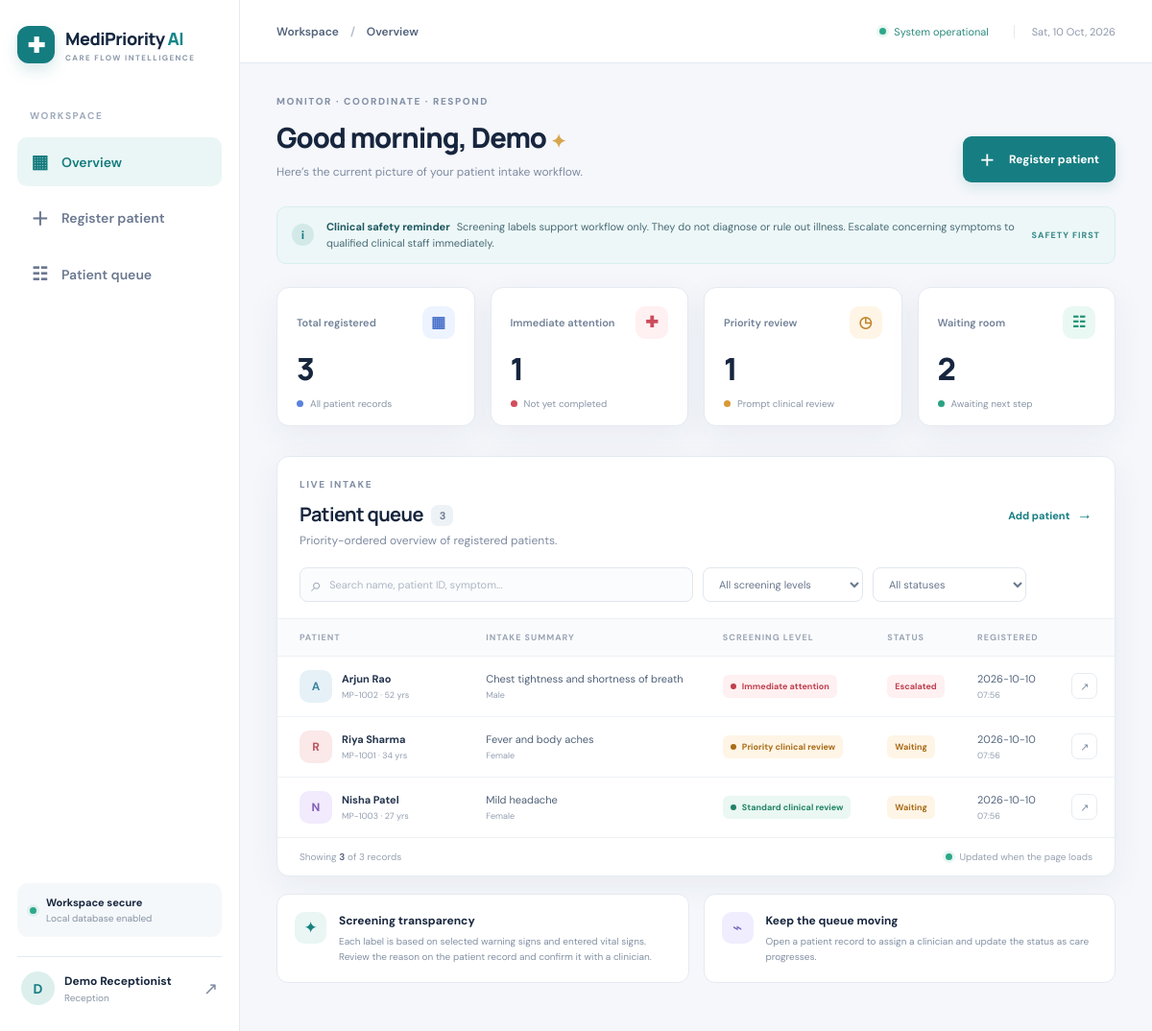
The app's page /dashboard (signed in) with its own data.
### tables this page shows
CREATE TABLE patients (
            id INTEGER PRIMARY KEY AUTOINCREMENT,
            patient_code TEXT NOT NULL UNIQUE,
            full_name TEXT NOT NULL,
            age INTEGER NOT NULL,
            sex TEXT NOT NULL,
            phone TEXT NOT NULL,
            symptoms TEXT NOT NULL,
            duration TEXT,
            temperature REAL,
            pulse INTEGER,
            oxygen INTEGER,
            medical_history TEXT,
            flags TEXT NOT NULL DEFAULT '[]',
            urgency TEXT NOT NULL,
            urgency_note TEXT NOT NULL,
            status TEXT NOT NULL DEFAULT 'Waiting',
            assigned_to TEXT DEFAULT '',
            created_by INTEGER,
            created_at TEXT NOT NULL,
            updated_at TEXT NOT NULL,
            FOREIGN KEY(created_by) REFERENCES users(id)
        );

### app.py (the view)
@app.route("/dashboard")
@login_required
def dashboard():
    with db() as con:
        rows = con.execute("SELECT * FROM patients ORDER BY CASE urgency WHEN 'Immediate attention' THEN 1 WHEN 'Priority clinical review' THEN 2 ELSE 3 END, created_at DESC").fetchall()
        counts = {
            "total": con.execute("SELECT COUNT(*) FROM patients").fetchone()[0],
            "immediate": con.execute("SELECT COUNT(*) FROM patients WHERE urgency='Immediate attention' AND status!='Completed'").fetchone()[0],
            "priority": con.execute("SELECT COUNT(*) FROM patients WHERE urgency='Priority clinical review' AND status!='Completed'").fetchone()[0],
            "waiting": con.execute("SELECT COUNT(*) FROM patients WHERE status='Waiting'").fetchone()[0],
            "completed": con.execute("SELECT COUNT(*) FROM patients WHERE status='Completed'").fetchone()[0]
        }
    return render_template("dashboard.html", patients=rows, counts=counts, user_name=session.get("full_name","Staff"), current_page="dashboard")

### app.py (called while the page is built)
def db():
    conn = sqlite3.connect(DB_PATH)
    conn.row_factory = sqlite3.Row
    conn.execute("PRAGMA foreign_keys = ON")
    return conn

def login_required(fn):
    @wraps(fn)
    def wrapper(*args, **kwargs):
        if "user_id" not in session:
            return redirect(url_for("login"))
        return fn(*args, **kwargs)
    return wrapper

### templates/dashboard.html (shortened to what this page needs)
{% extends "base.html" %}{% block title %}Overview · MediPriority AI{% endblock %}{% block crumb %}Overview{% endblock %}
{% block content %}
<div class="page-heading"><div><span class="eyebrow muted">MONITOR · COORDINATE · RESPOND</span><h1>Good {{ "morning" }}, {{ user_name.split()[0] }} <span class="wave">✦</span></h1><p class="subtle">Here’s the current picture of your patient intake workflow.</p></div><a class="btn btn-primary" href="{{ url_for('new_patient') }}"><span>＋</span> Register patient</a></div>
<div class="notice-strip"><div class="notice-symbol">i</div><p><b>Clinical safety reminder</b> Screening labels support workflow only. They do not diagnose or rule out illness. Escalate concerning symptoms to qualified clinical staff immediately.</p><span class="notice-status">SAFETY FIRST</span></div>
<div class="metric-grid">
 <div class="metric-card"><div class="metric-top"><span>Total registered</span><span class="metric-icon blue">▦</span></div><div class="metric-number">{{ counts.total }}</div><div class="metric-foot"><span class="metric-dot blue-dot"></span> All patient records</div></div>
 <div class="metric-card"><div class="metric-top"><span>Immediate attention</span><span class="metric-icon red">✚</span></div><div class="metric-number">{{ counts.immediate }}</div><div class="metric-foot"><span class="metric-dot red-dot"></span> Not yet completed</div></div>
 <div class="metric-card"><div class="metric-top"><span>Priority review</span><span class="metric-icon amber">◷</span></div><div class="metric-number">{{ counts.priority }}</div><div class="metric-foot"><span class="metric-dot amber-dot"></span> Prompt clinical review</div></div>
 <div class="metric-card"><div class="metric-top"><span>Waiting room</span><span class="metric-icon green">☷</span></div><div class="metric-number">{{ counts.waiting }}</div><div class="metric-foot"><span class="metric-dot green-dot"></span> Awaiting next step</div></div>
</div>
<section class="queue-section" id="queue"><div class="section-heading"><div><span class="eyebrow muted">LIVE INTAKE</span><h2>Patient queue <span class="count-pill">{{ patients|length }}</span></h2><p class="subtle">Priority-ordered overview of registered patients.</p></div><a class="text-link" href="{{ url_for('new_patient') }}">Add patient <span>→</span></a></div>
<div class="queue-toolbar"><div class="search-box"><span>⌕</span><input id="patientSearch" placeholder="Search name, patient ID, symptom..." autocomplete="off"></div><select id="urgencyFilter" class="filter-select"><option value="">All screening levels</option></select><select id="statusFilter" class="filter-select"><option value="">All statuses</option></select></div>
<div class="table-wrap"><table class="patient-table"><thead><tr><th>PATIENT</th><th>INTAKE SUMMARY</th><th>SCREENING LEVEL</th><th>STATUS</th><th>REGISTERED</th><th></th></tr></thead><tbody id="patientRows">
{% for p in patients %}<tr data-name="{{ p.full_name|lower }}" data-code="{{ p.patient_code|lower }}" data-symptoms="{{ p.symptoms|lower }}" data-urgency="{{ p.urgency }}" data-status="{{ p.status }}"><td><a class="patient-cell" href="{{ url_for('patient_detail', patient_id=p.id) }}"><span class="patient-avatar av-{{ loop.index0 % 5 }}">{{ p.full_name[0]|upper }}</span><span><b>{{ p.full_name }}</b><small>{{ p.patient_code }} · {{ p.age }} yrs</small></span></a></td><td><span class="symptom-text">{{ p.symptoms }}</span><small class="sub-row">{{ p.sex }}</small></td><td><span class="priority-badge {{ 'critical' if p.urgency=='Immediate attention' else ('priority' if p.urgency=='Priority clinical review' else 'standard') }}"><i></i>{{ p.urgency }}</span></td><td><span class="status-badge {{ p.status|lower|replace(' ','-') }}">{{ p.status }}</span></td><td><span class="date-cell">{{ p.created_at[:10] }}</span><small class="sub-row">{{ p.created_at[11:16] }}</small></td><td><a class="row-arrow" href="{{ url_for('patient_detail', patient_id=p.id) }}">↗</a></td></tr>{% endfor %}
</tbody></table><div class="empty-state" id="emptyState" {% if patients %}hidden{% endif %}><div>⌕</div><b>No matching patients</b><p>Try a different search or register a new patient.</p></div></div>
<div class="table-footer"><span>Showing <b id="visibleCount">{{ patients|length }}</b> of {{ patients|length }} records</span><span><span class="live-dot"></span> Updated when the page loads</span></div>
</section>
<div class="bottom-grid"><div class="info-card"><div class="info-icon">✦</div><div><h3>Screening transparency</h3><p>Each label is based on selected warning signs and entered vital signs. Review the reason on the patient record and confirm it with a clinician.</p></div></div><div class="info-card"><div class="info-icon lavender">⌁</div><div><h3>Keep the queue moving</h3><p>Open a patient record to assign a clinician and update the status as care progresses.</p></div></div></div>
{% endblock %}

### templates/base.html (shortened to what this page needs)
<!doctype html>
<html lang="en">
<head>
<link rel="stylesheet" href="{{ url_for('static', filename='style.css') }}">
</head>
<body>
{% if session.get('user_id') %}
<aside class="sidebar">
  <a class="brand" href="{{ url_for('dashboard') }}"><span class="brand-mark">✚</span><span>MediPriority<span class="brand-ai"> AI</span><small>CARE FLOW INTELLIGENCE</small></span></a>
  <div class="side-label">WORKSPACE</div>
  <a class="nav-link {% if current_page=='dashboard' %}active{% endif %}" href="{{ url_for('dashboard') }}"><span>▦</span> Overview</a>
  <a class="nav-link {% if current_page=='new' %}active{% endif %}" href="{{ url_for('new_patient') }}"><span>＋</span> Register patient</a>
  <a class="nav-link" href="{{ url_for('dashboard') }}#queue"><span>☷</span> Patient queue</a>
  <div class="sidebar-bottom">
    <div class="secure-note"><span class="secure-dot"></span><div><b>Workspace secure</b><small>Local database enabled</small></div></div>
    <div class="profile"><div class="avatar">{{ session.get('full_name','S')[0]|upper }}</div><div class="profile-name"><b>{{ session.get('full_name','Staff') }}</b><small>{{ session.get('role','Reception') }}</small></div><a class="logout" href="{{ url_for('logout') }}" title="Sign out">↗</a></div>
  </div>
</aside>
{% endif %}
<main class="{% if session.get('user_id') %}main-app{% else %}main-auth{% endif %}">
  {% if session.get('user_id') %}
  <header class="topbar"><div class="breadcrumb">Workspace <span>/</span> {% block crumb %}Overview{% endblock %}</div><div class="top-actions"><span class="live-dot"></span><span class="live-text">System operational</span><span class="top-date" id="todayDate"></span></div></header>
  {% endif %}
  <div class="{% if session.get('user_id') %}page-wrap{% else %}auth-wrap{% endif %}">
    {% block content %}{% endblock %}
  </div>
</main>
</body></html>

### records on screen
patients: full_name "A", full_name "Arjun Rao", patient_code "MP-1002", age "52", symptoms "Chest tightness and shortness of breath", sex "Male", urgency "Immediate attention", status "Escalated", created_at "2026-10-10", created_at "07:56"
patients: full_name "R", full_name "Riya Sharma", patient_code "MP-1001", age "34", symptoms "Fever and body aches", sex "Female", urgency "Priority clinical review", status "Waiting", created_at "2026-10-10", created_at "07:56"
patients: full_name "N", full_name "Nisha Patel", patient_code "MP-1003", age "27", symptoms "Mild headache", sex "Female", urgency "Standard clinical review", status "Waiting", created_at "2026-10-10", created_at "07:56"

### other values on screen
{{ session.get('full_name','S')[0]|upper }} "D"
{{ session.get('full_name','Staff') }} "Demo Receptionist"
{{ session.get('role','Reception') }} "Reception"
{{ "morning" }} "morning"
{{ user_name.split()[0] }} "Demo"
{{ counts.total }} "3"
{{ counts.immediate }} "1"
{{ counts.priority }} "1"
{{ counts.waiting }} "2"
{{ patients|length }} "3"
